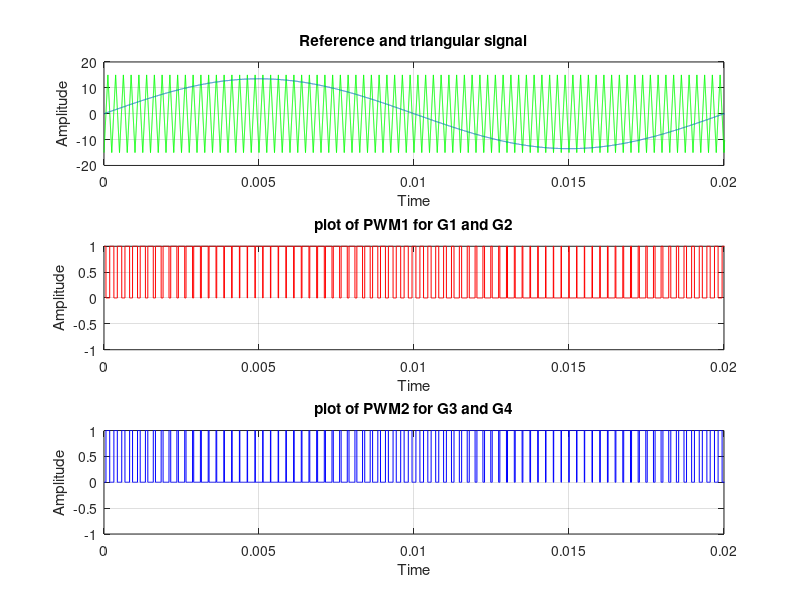
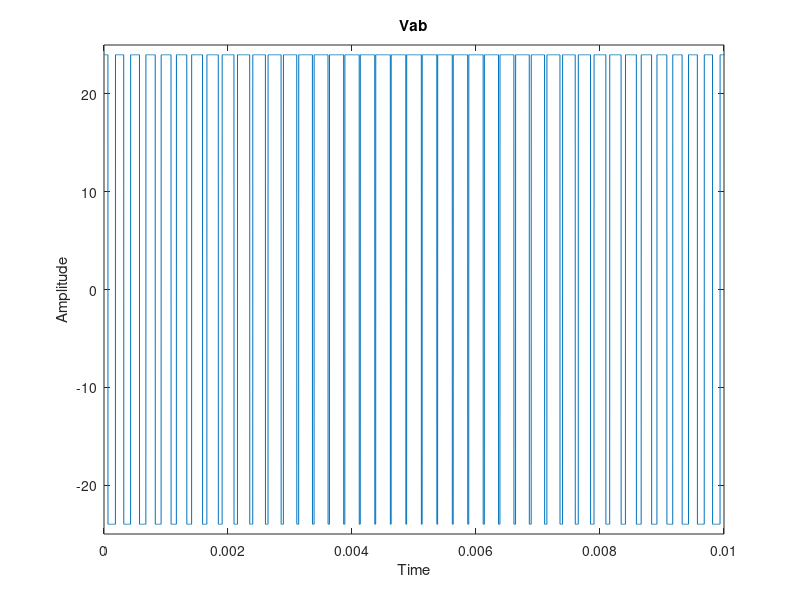
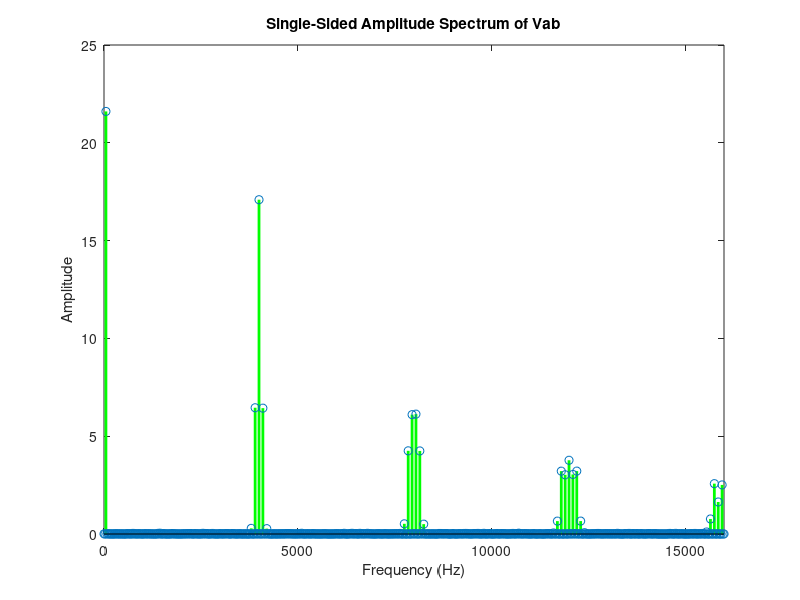

These charts were generated, in order, by the following MATLAB code: (Note: this script raises an error after producing the figures.)
clc;
clear;
close all;


%Meassage and carrier signal generation
F2=50; %Message signal frequency
F1=4000; %Triangular carrier signal frequency
A=15; %Carrier signal amplitude
t=0:0.000001:.039999;
c=(A*sawtooth(2*pi*F1*t,0.5)); %Carrier signal
figure(1);
subplot(3,1,1);
plot(t,c,'g');
xlabel('time');
ylabel('Amplitude');
title('Carrier triangular wave');
axis([0 0.02 -20 20]);
grid on;
hold on;
m=(0.9*A*sin(2*pi*F2*t)); %Message signal
plot(t,m);
xlabel('Time');
ylabel('Amplitude');
title('Reference and triangular signal');
grid on;
n=length(c);

%Comparing message and triangular signals and calculate on-off times of pwms
for i=1:n 
if (m(i)>c(i))
pwm1(i)=1;
pwm2(i) = ~pwm1(i);
else
pwm1(i)=0;
pwm2(i) = ~pwm1(i);
end
end
k = 0;
l = 0;
for j=1:length(t)
if((pwm1(j)==1) && (k == 0))
k = 1;
tstart = t(j);
end
if((pwm1(j)==0) && (k ==1))
k = 0;
tstop= t(j);
ton = (tstop - tstart)*10^6; %calculate pwm on time
end
if((pwm2(j)==1) && (l == 0))
l = 1;
tstart1 = t(j);
end
if((pwm2(j)==0) && (l ==1))
l = 0;
tstop1= t(j);
toff = (tstop1 - tstart1)*10^6; %calculate pwm off time
end
end
subplot(3,1,2);
plot(t,pwm1,'r');
xlabel('Time');
ylabel('Amplitude');
title('plot of PWM1 for G1 and G2');
axis([0 0.02 -1 1]);
grid on;
hold on;
subplot(3,1,3);
plot(t,pwm2,'b');
xlabel('Time');
ylabel('Amplitude');
title('plot of PWM2 for G3 and G4');
axis([0 0.02 -1 1]);
grid on;

%Plot of voltage accross H-bridge(Vab)
va = 24*pwm1;
vb = -24*pwm2;
vab = va + vb;
figure(2);
plot(0:0.000001:.039999,vab);
title('Vab');
xlabel('Time');
ylabel('Amplitude');
axis([0 0.01 -25 25]);

%pwm signal(Vab) plot
Fs = 1/0.000001;
L = length(vab);
Y = fft(vab)/L;
f = linspace(-Fs/2-Fs/L,Fs/2,L);
figure(3);
stem(f,2*abs(fftshift(Y)),'color','g','Linewidth',2);
title('Single-Sided Amplitude Spectrum of Vab');
xlabel('Frequency (Hz)');
ylabel('Amplitude');
axis([0 16000 0 25]);

%Filter design
wp = .0008*pi;
ws = .0012*pi;
tr = ws - wp;
m = ceil(8*pi/tr)+1;
hd = ideallp(0.0010*pi,m);
y = filter(hd,[1],vab);
figure(4)
plot(t-.01,y,'color','g','Linewidth',2);
xlabel('Time');
ylabel('Amplitude');
axis([0 0.03 -25 25]);
grid on;

%PSD of vab (before filter)
N=L;
fs=Fs;
xdft = Y*L;
xdft = xdft(1:N/2+1);
psdx = ((1/(fs*N))*abs(xdft).^2);
psdx(2:end-1) = 2*psdx(2:end-1);
psdx11=psdx./max(psdx);
freq = 0:fs/length(vab):fs/2;
figure(5)
plot(freq,psdx11,'color','g','Linewidth',2)
grid on
title("PSD(Normalized) Before Filtering")
xlabel("Frequency (Hz)")
ylabel("Power")
axis([0 16000 0 2]);

%THD of vab before filter
XX = abs(fft(vab)).^2;
power_bin = find(XX==max(XX), 1 )
signal_power = XX(power_bin); 
dist_power = sum([2:1:100000]*power_bin);
THD_before = (sqrt(dist_power)/sqrt(signal_power))*100

%THD after filter
xdft2=fft(y);
datavec = xdft2(51:50:251);
THD_after = norm(datavec(2:end),2)/norm(datavec(1),2)

%PSD of y(t) (after filter)
N=L;
fs=Fs;
xdft3 = xdft2;
xdft3 = xdft3(1:N/2+1);
psdx2 = ((1/(fs*N))*abs(xdft3).^2);
psdx2(2:end-1) = 2*psdx2(2:end-1);
psdx22=psdx2./max(psdx2);
freq2 = 0:fs/length(y):fs/2;
figure(6)
plot(freq2,psdx22,'color','g','Linewidth',2)
grid on
title("PSD(Normalized) After Filtering")
xlabel("Frequency (Hz)")
ylabel("Power")
axis([0 10000 0 2]);

function hd = ideallp(wc,m)
a = (m-1)/2;
n = [0:1:(m-1)];
p = n - a;
hd = wc/pi*sinc(wc*p/pi);
end